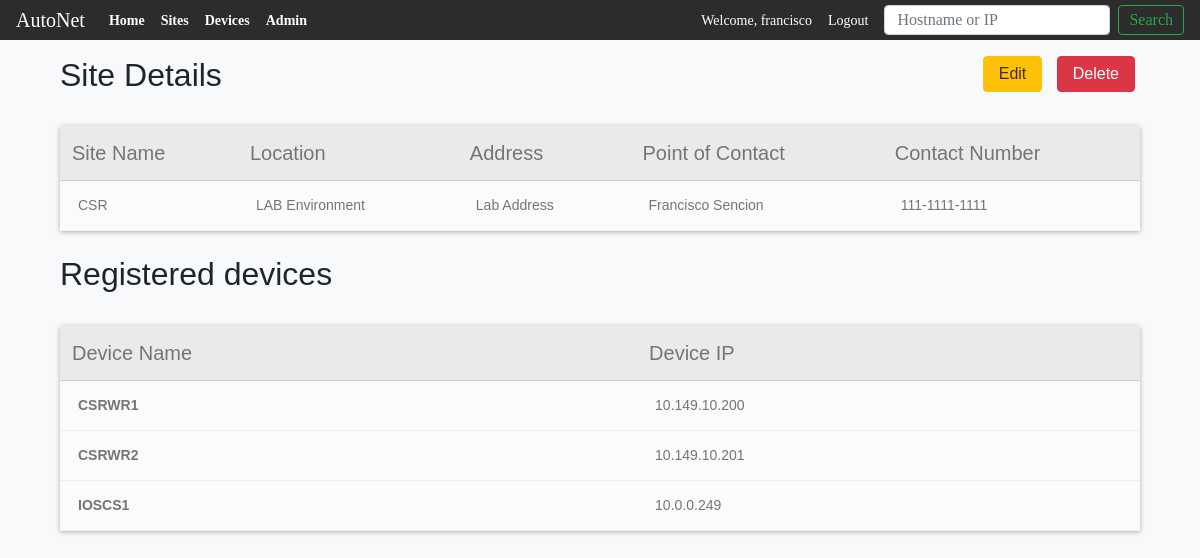
The app's page /sites/9 (signed in) with its own data.
### main_app/models.py (models this page shows, shortened)
class Sites(models.Model):
    site_name = models.CharField(max_length=100)
    site_location = models.CharField(max_length=250)
    uuid = models.UUIDField( #used by the API to look up the record
                            db_index=True,
                            default=uuid_lib.uuid4,
                            editable=False)
    site_address = models.CharField(max_length=400, null=True)
    site_poc_name = models.CharField(max_length=100)
    site_poc_number = models.CharField(max_length=30)

class Devices(models.Model):
    VENDOR_LIST = (('C', 'Cisco'), ('J', 'Juniper'), ('A', 'Arista'))
    DEVICE_TYPES = (('R', 'Router'), ('S', 'Switch'), ('F', 'Firewall'))
    CISCO_OS = (('1', 'CISCO IOS'), ('2', 'CISCO IOS-XE'),
                ('3', 'CISCO IOS-XR'), ('4', 'CISCO NX-OS'))
    device_name = models.CharField(max_length=100)
    device_ip = models.GenericIPAddressField()
    device_model = models.CharField(max_length=100, null=True, blank=True)
    device_sn = models.CharField(max_length=250, null=True, blank=True)
    uuid = models.UUIDField( #used by the API to look up the record
                            db_index=True,
                            default=uuid_lib.uuid4,
                            editable=False)
    vendor = models.CharField(choices=VENDOR_LIST, max_length=10,
                                                default=VENDOR_LIST[0])
    device_type = models.CharField(choices=DEVICE_TYPES, max_length=10,
                                                default=DEVICE_TYPES[0])
    operating_system = models.CharField(choices=CISCO_OS, max_length=10,
                                                default=CISCO_OS)
    site = models.ForeignKey(Sites,
                            on_delete=models.CASCADE,
                            related_name = 'devices',
                            )
    objects = models.Manager()

### main_app/views.py (the view)
# urls.py: path('sites/<int:pk>', views.SitesDetailView.as_view(), name='sitesdetail'),
class SitesDetailView(LoginRequiredMixin, DetailView):
    context_object_name = 'sites_detail'
    model = models.Sites
    template_name = 'main_app/sites_detail.html'

### main_app/templates/main_app/sites_detail.html
{% extends 'main_app/main_app_base.html' %}
{%block content %}
<div class="" style="width: 90%; margin-left: auto; margin-right: auto;">
  <div class="float-right">
    <a href="{% url 'main_app:updatesite' pk=sites_detail.id%}">
      <button class="btn-class" id="btn-edit" type="submit">Edit</button>
    </a>
    <a href="{% url 'main_app:deletesite' pk=sites_detail.id%}">
      <button class="btn-class" id="btn-delete" type="submit">Delete</button>
    </a>
  </div>
  <h2>Site Details</h2>
  <br>
  <table id="device-table1">
    <table class="ctable ctable-noSideBorder">
      <thead  class="layout">
        <th>Site Name</th>
        <th>Location</th>
        <th>Address</th>
        <th>Point of Contact</th>
        <th>Contact Number</th>
      </thead>
      <tbody>
        <tr>
          <td>{{sites_detail.site_name}}</td>
          <td>{{sites_detail.site_location}}</td>
          <td>{{sites_detail.site_address}}</td>
          <td>{{sites_detail.site_poc_name}}</td>
          <td>{{sites_detail.site_poc_number}}</td>
        </tr>
      </tbody>
    </table>
  </table>
  <br>
  <h2>Registered devices</h2>
  <br>
  <table id="device-table1">
    <table class="ctable ctable-noSideBorder">
      <thead  class="layout">
        <th>Device Name</th>
        <th>Device IP</th>
      </thead>
      <tbody>
        {% for device in sites_detail.devices.all %}
          <tr>
            <td><a href="{% url 'main_app:devicedetail' pk=device.id%}">{{device.device_name}}</a></td>
            <td>{{device.device_ip}}</td>
          </tr>
        {% endfor %}
      </tbody>
    </table>
  </table>
</div>
{%endblock content %}

### main_app/templates/main_app/main_app_base.html (shortened to what this page needs)
<!DOCTYPE html>
<html lang="en" dir="ltr">
  <head>
    <link rel="stylesheet" href="https://stackpath.bootstrapcdn.com/bootstrap/4.1.3/css/bootstrap.min.css">
    {% load staticfiles %}
    <link rel="stylesheet" href="{% static 'css/form.css' %}">
  </head>
  <body class="bg-light" style="font-family: sans-serif;">
    <header>
    <div class="mb-4">
      <nav class="navbar navbar-expand-lg navbar-dark fixed-top" style="background-color: #2c2c2d; height: 40px; font-size: 14px; font-family: 'Source Sans Pro' !important;">
        <a class="navbar-brand" href="{% url 'main_app:home' %}">AutoNet</a>
        <div class="collapse navbar-collapse" id="navbarSupportedContent">
          <ul class="navbar-nav mr-auto">
            <li class="nav-item active">
              <a class="nav-link" href="{% url 'main_app:home' %}"><strong>Home</strong><span class="sr-only">(current)</span></a>
            </li>
            <li class="nav-item active">
              <a class="nav-link" href="{% url 'main_app:viewsites' %}"><strong>Sites</strong></a>
            </li>
            <li class="nav-item active">
              <a class="nav-link" href="{% url 'main_app:viewdevices' %}"><strong>Devices</strong></a>
            </li>
            <li class="nav-item active">
              <a class="nav-link" href="{% url 'admin:index' %}"><strong>Admin</strong></a>
            </li>
          </ul>
          <div class="">
            {% if user.is_authenticated%}
            <ul class="navbar-nav mr-auto">
              <li class="nav-item active">
                <a class="nav-link" href="#">Welcome, {{user.username}}</a>
              </li>
              <li class="nav-item active">
                <a class="nav-link" href="{% url 'users:logout' %}">Logout</a>
              </li>
            </ul>
            {% endif %}
          </div>
          <form class="form-inline my-2 my-lg-0" action="{% url 'main_app:search'%}" method="get">
              <input class="form-control ml-2 mr-sm-2 " type="search"  name="item" style="height: 30px;"placeholder="Hostname or IP" aria-label="Search">
              <button class="btn btn-outline-success my-2 my-sm-0" type="submit" style="height: 30px; padding: 5px 10px; line-height: 0;">Search</button>
        </form>
        </div>
      </nav>
    </div>
    </header>
    <div class="container" style="padding: 16px 0px;">
    </div>
    {%block content %}
    {%endblock content %}
  </body>
</html>

### main_app/static/css/form.css (style rules this page uses)
#btn-delete { background-color: #dc3545; color: white; padding: 5px 15px; margin: 0px 5px; border: 1px solid #dc3545; border-radius: 4px; }
#btn-edit { background-color: #ffc107; color: #3f2f00; padding: 5px 15px; margin: 0px 5px; border: 1px solid #ffc107; border-radius: 4px; }
#device-table1 { display: block; }
.ctable { background-color: #eaeaea; box-shadow: 0 1px 5px 0 rgba(0,0,0,0.3); border-collapse: collapse ; font-family: Helvetica,Verdana,sans-serif; font-weight: 300; width:100%; color: #757575; font-size: 14px; background-clip: padding-box; }
.ctable thead { font-size: 20px; text-align: left; font-weight: bold; }
.ctable tbody tr td { background-color: #fbfbfb; transition: .3s; border-bottom: 1px solid #eee; text-align: left; }
.ctable tbody tr:nth-child(2n+1) { background-color: #fbfbfb; }
.ctable tbody td { padding: 14px 30px ; text-align: left; }
.ctable .layout th { font-weight: 300; text-align: left; color: #757575; padding: 12px; border-bottom: 1px solid #ccc; }
.ctable-noSideBorder tbody td:first-child { border-left: 0 !important; }
.ctable tbody td { padding: 14px 18px; text-align: left; }
.ctable tbody tr { transition: .3s; border-bottom: 1px solid #eee; }
.ctable tbody tr td a { color: #757575; font-weight: bold; }

### records on screen
Sites: site_name "CSR", site_location "LAB Environment", site_address "Lab Address", site_poc_name "Francisco Sencion", site_poc_number "111-1111-1111"
Devices: device_name "CSRWR1", device_ip "10.149.10.200"
Devices: device_name "CSRWR2", device_ip "10.149.10.201"
Devices: device_name "IOSCS1", device_ip "10.0.0.249"

### other values on screen
{{ user.username }} "francisco"
